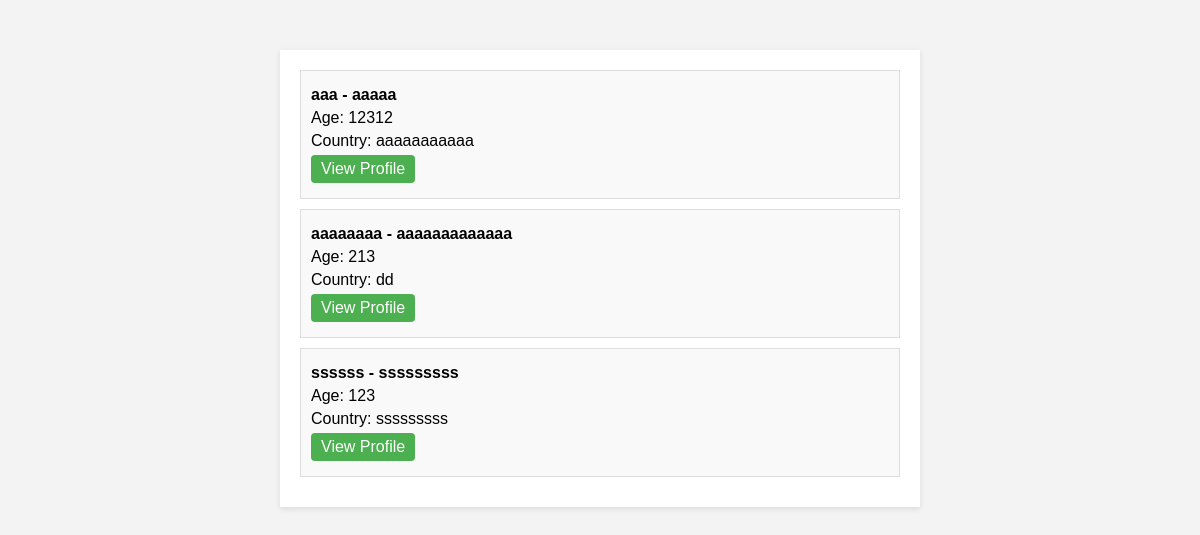
Screenshot of /phonk_singers/ with the database file from the repository.
### Phonk/models.py (models this page shows, shortened)
class phonk_singer(models.Model):
    name = models.CharField(max_length=50)
    surname = models.CharField(max_length=50)
    age = models.PositiveIntegerField()
    big_award = models.CharField(max_length=50)
    country = models.CharField(max_length=50)
    description = models.TextField(null=True)
    def __str__(self) -> str:
        return f'{self.name} - {self.surname}'

### Phonk/views.py (the view)
# urls.py: path('', phonk_singers_page),
def phonk_singers_page(request):
    context = {'phonks' : phonk_singer.objects.all()}
    return render(request,
                  'phonk_singers.html',
                  context=context)

### templates/phonk_singers.html (shortened to what this page needs)
<!DOCTYPE html>
<html lang="en">
<head>
</head>
<body>
    <div class="container">
        {% for phonk in phonks %}
        <div class="phonk-card">
            <p><strong>{{ phonk }}</strong></p>
            <p>Age: {{ phonk.age }}</p>
            <p>Country: {{ phonk.country }}</p>
            <p>
                <a href="/phonk_singers/{{ phonker.id }}" class="profile-link">
                    View Profile
                </a>
            </p>
        </div>
        {% endfor %}
    </div>
</body>
</html>

### templates/phonk_singers.html (style rules this page uses)
body { background-color: #f3f3f3; font-family: Arial, sans-serif; }
.container { max-width: 600px; margin: 50px auto; padding: 20px; background-color: #ffffff; box-shadow: 0 2px 6px rgba(0, 0, 0, 0.1); }
.phonk-card { border: 1px solid #dddddd; padding: 10px; margin-bottom: 10px; background-color: #f9f9f9; }
.phonk-card p { margin: 5px 0; }
.profile-link { display: inline-block; background-color: #4CAF50; color: #ffffff; text-decoration: none; padding: 5px 10px; border-radius: 4px; transition: background-color 0.3s; }

### rows the page displays
phonk_singer: name+surname "aaa - aaaaa", age "12312", country "aaaaaaaaaaa"
phonk_singer: name+surname "aaaaaaaa - aaaaaaaaaaaaa", age "213", country "dd"
phonk_singer: name+surname "ssssss - sssssssss", age "123", country "sssssssss"
